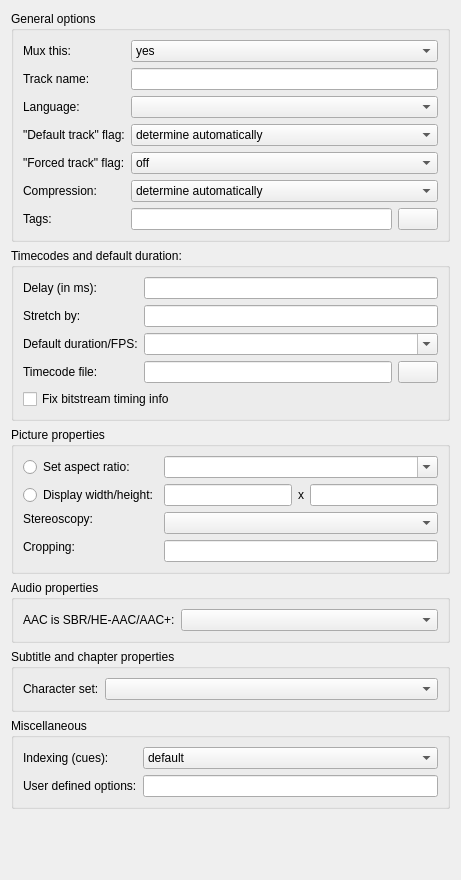
             <widget class="QWidget" name="scrollAreaWidgetContents">
              <property name="geometry">
               <rect>
                <x>0</x>
                <y>-309</y>
                <width>461</width>
                <height>880</height>
               </rect>
              </property>
              <layout class="QVBoxLayout" name="verticalLayout_9">
               <item>
                <widget class="QGroupBox" name="generalOptionsBox">
                 <property name="title">
                  <string>General options</string>
                 </property>
                 <layout class="QGridLayout" name="gridLayout_5">
                  <item row="0" column="0">
                   <widget class="QLabel" name="muxThisLabel">
                    <property name="text">
                     <string>Mux this:</string>
                    </property>
                   </widget>
                  </item>
                  <item row="0" column="1">
                   <widget class="QComboBox" name="muxThis">
                    <item>
                     <property name="text">
                      <string>yes</string>
                     </property>
                    </item>
                    <item>
                     <property name="text">
                      <string>no</string>
                     </property>
                    </item>
                   </widget>
                  </item>
                  <item row="1" column="0">
                   <widget class="QLabel" name="trackNameLabel">
                    <property name="text">
                     <string>Track name:</string>
                    </property>
                    <property name="buddy">
                     <cstring>trackName</cstring>
                    </property>
                   </widget>
                  </item>
                  <item row="1" column="1">
                   <widget class="QLineEdit" name="trackName"/>
                  </item>
                  <item row="2" column="0">
                   <widget class="QLabel" name="trackLanguageLabel">
                    <property name="text">
                     <string>Language:</string>
                    </property>
                    <property name="buddy">
                     <cstring>trackLanguage</cstring>
                    </property>
                   </widget>
                  </item>
                  <item row="2" column="1">
                   <widget class="QComboBox" name="trackLanguage">
                    <property name="sizeAdjustPolicy">
                     <enum>QComboBox::AdjustToMinimumContentsLength</enum>
                    </property>
                   </widget>
                  </item>
                  <item row="3" column="0">
                   <widget class="QLabel" name="defaultTrackFlagLabel">
                    <property name="text">
                     <string>&quot;Default track&quot; flag:</string>
                    </property>
                    <property name="buddy">
                     <cstring>defaultTrackFlag</cstring>
                    </property>
                   </widget>
                  </item>
                  <item row="3" column="1">
                   <widget class="QComboBox" name="defaultTrackFlag">
                    <item>
                     <property name="text">
                      <string>determine automatically</string>
                     </property>
                    </item>
                    <item>
                     <property name="text">
                      <string>set to &quot;yes&quot;</string>
                     </property>
                    </item>
                    <item>
                     <property name="text">
                      <string>set to &quot;no&quot;</string>
                     </property>
                    </item>
                   </widget>
                  </item>
                  <item row="4" column="0">
                   <widget class="QLabel" name="forcedTrackFlagLabel">
                    <property name="text">
                     <string>&quot;Forced track&quot; flag:</string>
                    </property>
                    <property name="buddy">
                     <cstring>forcedTrackFlag</cstring>
                    </property>
                   </widget>
                  </item>
                  <item row="4" column="1">
                   <widget class="QComboBox" name="forcedTrackFlag">
                    <item>
                     <property name="text">
                      <string>off</string>
                     </property>
                    </item>
                    <item>
                     <property name="text">
                      <string>on</string>
                     </property>
                    </item>
                   </widget>
                  </item>
                  <item row="5" column="0">
                   <widget class="QLabel" name="compressionLabel">
                    <property name="text">
                     <string>Compression:</string>
                    </property>
                    <property name="buddy">
                     <cstring>compression</cstring>
                    </property>
                   </widget>
                  </item>
                  <item row="5" column="1">
                   <widget class="QComboBox" name="compression">
                    <item>
                     <property name="text">
                      <string>determine automatically</string>
                     </property>
                    </item>
                    <item>
                     <property name="text">
                      <string>no extra compression</string>
                     </property>
                    </item>
                    <item>
                     <property name="text">
                      <string notr="true">zlib</string>
                     </property>
                    </item>
                   </widget>
                  </item>
                  <item row="6" column="0">
                   <widget class="QLabel" name="trackTagsLabel">
                    <property name="text">
                     <string>Tags:</string>
                    </property>
                    <property name="buddy">
                     <cstring>trackTags</cstring>
                    </property>
                   </widget>
                  </item>
                  <item row="6" column="1">
                   <layout class="QHBoxLayout" name="horizontalLayout_11">
                    <item>
                     <widget class="QLineEdit" name="trackTags"/>
                    </item>
                    <item>
                     <widget class="QPushButton" name="browseTrackTags">
                      <property name="text">
                       <string/>
                      </property>
                      <property name="icon">
                       <iconset>
                        <normaloff>:/icons/16x16/code-class.png</normaloff>:/icons/16x16/code-class.png</iconset>
                      </property>
                     </widget>
                    </item>
                   </layout>
                  </item>
                 </layout>
                </widget>
               </item>
               <item>
                <widget class="QGroupBox" name="timecodesAndDefaultDurationBox">
                 <property name="title">
                  <string>Timecodes and default duration:</string>
                 </property>
                 <layout class="QVBoxLayout" name="verticalLayout_11">
                  <item>
                   <layout class="QGridLayout" name="gridLayout_6">
                    <item row="0" column="0">
                     <widget class="QLabel" name="delayLabel">
                      <property name="text">
                       <string>Delay (in ms):</string>
                      </property>
                      <property name="buddy">
                       <cstring>delay</cstring>
                      </property>
                     </widget>
                    </item>
                    <item row="0" column="1">
                     <widget class="QLineEdit" name="delay"/>
                    </item>
                    <item row="1" column="0">
                     <widget class="QLabel" name="stretchByLabel">
                      <property name="text">
                       <string>Stretch by:</string>
                      </property>
                      <property name="buddy">
                       <cstring>stretchBy</cstring>
                      </property>
                     </widget>
                    </item>
                    <item row="1" column="1">
                     <widget class="QLineEdit" name="stretchBy"/>
                    </item>
                    <item row="2" column="0">
                     <widget class="QLabel" name="defaultDurationLabel">
                      <property name="text">
                       <string>Default duration/FPS:</string>
                      </property>
                      <property name="buddy">
                       <cstring>defaultDuration</cstring>
                      </property>
                     </widget>
                    </item>
                    <item row="2" column="1">
                     <widget class="QComboBox" name="defaultDuration">
                      <property name="editable">
                       <bool>true</bool>
                      </property>
                      <item>
                       <property name="text">
                        <string notr="true"/>
                       </property>
                      </item>
                      <item>
                       <property name="text">
                        <string notr="true">24p</string>
                       </property>
                      </item>
                      <item>
                       <property name="text">
                        <string notr="true">25p</string>
                       </property>
                      </item>
                      <item>
                       <property name="text">
                        <string notr="true">30p</string>
                       </property>
                      </item>
                      <item>
                       <property name="text">
                        <string notr="true">50i</string>
                       </property>
                      </item>
                      <item>
                       <property name="text">
                        <string notr="true">50p</string>
                       </property>
                      </item>
                      <item>
                       <property name="text">
                        <string notr="true">60i</string>
                       </property>
                      </item>
                      <item>
                       <property name="text">
                        <string notr="true">60p</string>
                       </property>
                      </item>
                      <item>
                       <property name="text">
                        <string notr="true">24000/1001p</string>
                       </property>
                      </item>
                      <item>
                       <property name="text">
                        <string notr="true">30000/1001p</string>
                       </property>
                      </item>
                      <item>
                       <property name="text">
                        <string notr="true">60000/1001i</string>
                       </property>
                      </item>
                      <item>
                       <property name="text">
                        <string notr="true">60000/1001p</string>
                       </property>
                      </item>
                     </widget>
                    </item>
                    <item row="3" column="0">
                     <widget class="QLabel" name="timecodesLabel">
                      <property name="text">
                       <string>Timecode file:</string>
                      </property>
                      <property name="buddy">
                       <cstring>timecodes</cstring>
                      </property>
                     </widget>
                    </item>
                    <item row="3" column="1">
                     <layout class="QHBoxLayout" name="horizontalLayout_12">
                      <item>
                       <widget class="QLineEdit" name="timecodes"/>
                      </item>
                      <item>
                       <widget class="QPushButton" name="browseTimecodes">
                        <property name="text">
                         <string/>
                        </property>
                        <property name="icon">
                         <iconset>
                          <normaloff>:/icons/16x16/code-class.png</normaloff>:/icons/16x16/code-class.png</iconset>
                        </property>
                       </widget>
                      </item>
                     </layout>
                    </item>
                   </layout>
                  </item>
                  <item>
                   <widget class="QCheckBox" name="fixBitstreamTimingInfo">
                    <property name="text">
                     <string>Fix bitstream timing info</string>
                    </property>
                   </widget>
                  </item>
                 </layout>
                </widget>
               </item>
               <item>
                <widget class="QGroupBox" name="picturePropertiesBox">
                 <property name="title">
                  <string>Picture properties</string>
                 </property>
                 <layout class="QGridLayout" name="gridLayout_7">
                  <item row="0" column="0">
                   <widget class="QRadioButton" name="setAspectRatio">
                    <property name="text">
                     <string>Set aspect ratio:</string>
                    </property>
                   </widget>
                  </item>
                  <item row="0" column="1">
                   <widget class="QComboBox" name="aspectRatio">
                    <property name="editable">
                     <bool>true</bool>
                    </property>
                    <item>
                     <property name="text">
                      <string/>
                     </property>
                    </item>
                    <item>
                     <property name="text">
                      <string notr="true">4/3</string>
                     </property>
                    </item>
                    <item>
                     <property name="text">
                      <string notr="true">1.66</string>
                     </property>
                    </item>
                    <item>
                     <property name="text">
                      <string notr="true">16/9</string>
                     </property>
                    </item>
                    <item>
                     <property name="text">
                      <string notr="true">1.85</string>
                     </property>
                    </item>
                    <item>
                     <property name="text">
                      <string notr="true">2.00</string>
                     </property>
                    </item>
                    <item>
                     <property name="text">
                      <string notr="true">2.21</string>
                     </property>
                    </item>
                    <item>
                     <property name="text">
                      <string notr="true">2.35</string>
                     </property>
                    </item>
                   </widget>
                  </item>
                  <item row="1" column="0">
                   <widget class="QRadioButton" name="setDisplayWidthHeight">
                    <property name="text">
                     <string>Display width/height:</string>
                    </property>
                   </widget>
                  </item>
                  <item row="1" column="1">
                   <layout class="QHBoxLayout" name="horizontalLayout_14">
                    <item>
                     <widget class="QLineEdit" name="displayWidth"/>
                    </item>
                    <item>
                     <widget class="QLabel" name="displayDimensionsXLabel">
                      <property name="text">
                       <string>x</string>
                      </property>
                     </widget>
                    </item>
                    <item>
                     <widget class="QLineEdit" name="displayHeight"/>
                    </item>
                   </layout>
                  </item>
                  <item row="2" column="0">
                   <widget class="QLabel" name="stereoscopyLabel">
                    <property name="text">
                     <string>Stereoscopy:</string>
                    </property>
                    <property name="buddy">
                     <cstring>stereoscopy</cstring>
                    </property>
                   </widget>
                  </item>
                  <item row="2" column="1" rowspan="2">
                   <widget class="QComboBox" name="stereoscopy"/>
                  </item>
                  <item row="3" column="0" rowspan="2">
                   <widget class="QLabel" name="croppingLabel">
                    <property name="text">
                     <string>Cropping:</string>
                    </property>
                    <property name="buddy">
                     <cstring>cropping</cstring>
                    </property>
                   </widget>
                  </item>
                  <item row="4" column="1">
                   <widget class="QLineEdit" name="cropping"/>
                  </item>
                 </layout>
                </widget>
               </item>
               <item>
                <widget class="QGroupBox" name="audioPropertiesBox">
                 <property name="title">
                  <string>Audio properties</string>
                 </property>
                 <layout class="QHBoxLayout" name="horizontalLayout_3">
                  <item>
                   <widget class="QLabel" name="aacIsSBRLabel">
                    <property name="text">
                     <string>AAC is SBR/HE-AAC/AAC+:</string>
                    </property>
                   </widget>
                  </item>
                  <item>
                   <widget class="QComboBox" name="aacIsSBR">
                    <property name="sizePolicy">
                     <sizepolicy hsizetype="Expanding" vsizetype="Fixed">
                      <horstretch>0</horstretch>
                      <verstretch>0</verstretch>
                     </sizepolicy>
                    </property>
                    <item>
                     <property name="text">
                      <string/>
                     </property>
                    </item>
                    <item>
                     <property name="text">
                      <string>yes</string>
                     </property>
                    </item>
                    <item>
                     <property name="text">
                      <string>no</string>
                     </property>
                    </item>
                   </widget>
                  </item>
                 </layout>
                </widget>
               </item>
               <item>
                <widget class="QGroupBox" name="subtitleAndChapterPropertiesBox">
                 <property name="title">
                  <string>Subtitle and chapter properties</string>
                 </property>
                 <layout class="QHBoxLayout" name="horizontalLayout_16">
                  <item>
                   <widget class="QLabel" name="characterSetLabel">
                    <property name="sizePolicy">
                     <sizepolicy hsizetype="Preferred" vsizetype="Preferred">
                      <horstretch>0</horstretch>
                      <verstretch>0</verstretch>
                     </sizepolicy>
                    </property>
                    <property name="text">
                     <string>Character set:</string>
                    </property>
                    <property name="buddy">
                     <cstring>subtitleCharacterSet</cstring>
                    </property>
                   </widget>
                  </item>
                  <item>
                   <widget class="QComboBox" name="subtitleCharacterSet">
                    <property name="sizePolicy">
                     <sizepolicy hsizetype="Expanding" vsizetype="Fixed">
                      <horstretch>0</horstretch>
                      <verstretch>0</verstretch>
                     </sizepolicy>
                    </property>
                    <property name="sizeAdjustPolicy">
                     <enum>QComboBox::AdjustToMinimumContentsLength</enum>
                    </property>
                   </widget>
                  </item>
                 </layout>
                </widget>
               </item>
               <item>
                <widget class="QGroupBox" name="miscellaneousBox">
                 <property name="title">
                  <string>Miscellaneous</string>
                 </property>
                 <layout class="QGridLayout" name="gridLayout_9">
                  <item row="0" column="0">
                   <widget class="QLabel" name="cuesLabel">
                    <property name="text">
                     <string>Indexing (cues):</string>
                    </property>
                    <property name="buddy">
                     <cstring>cues</cstring>
                    </property>
                   </widget>
                  </item>
                  <item row="0" column="1">
                   <widget class="QComboBox" name="cues">
                    <item>
                     <property name="text">
                      <string>default</string>
                     </property>
                    </item>
                    <item>
                     <property name="text">
                      <string>only for I frames</string>
                     </property>
                    </item>
                    <item>
                     <property name="text">
                      <string>for all frames</string>
                     </property>
                    </item>
                    <item>
                     <property name="text">
                      <string>no cues</string>
                     </property>
                    </item>
                   </widget>
                  </item>
                  <item row="1" column="0">
                   <widget class="QLabel" name="userDefinedTrackOptionsLabel">
                    <property name="text">
                     <string>User defined options:</string>
                    </property>
                    <property name="buddy">
                     <cstring>userDefinedTrackOptions</cstring>
                    </property>
                   </widget>
                  </item>
                  <item row="1" column="1">
                   <widget class="QLineEdit" name="userDefinedTrackOptions"/>
                  </item>
                 </layout>
                </widget>
               </item>
               <item>
                <spacer name="verticalSpacer_5">
                 <property name="orientation">
                  <enum>Qt::Vertical</enum>
                 </property>
                 <property name="sizeHint" stdset="0">
                  <size>
                   <width>20</width>
                   <height>19</height>
                  </size>
                 </property>
                </spacer>
               </item>
              </layout>
             </widget>
